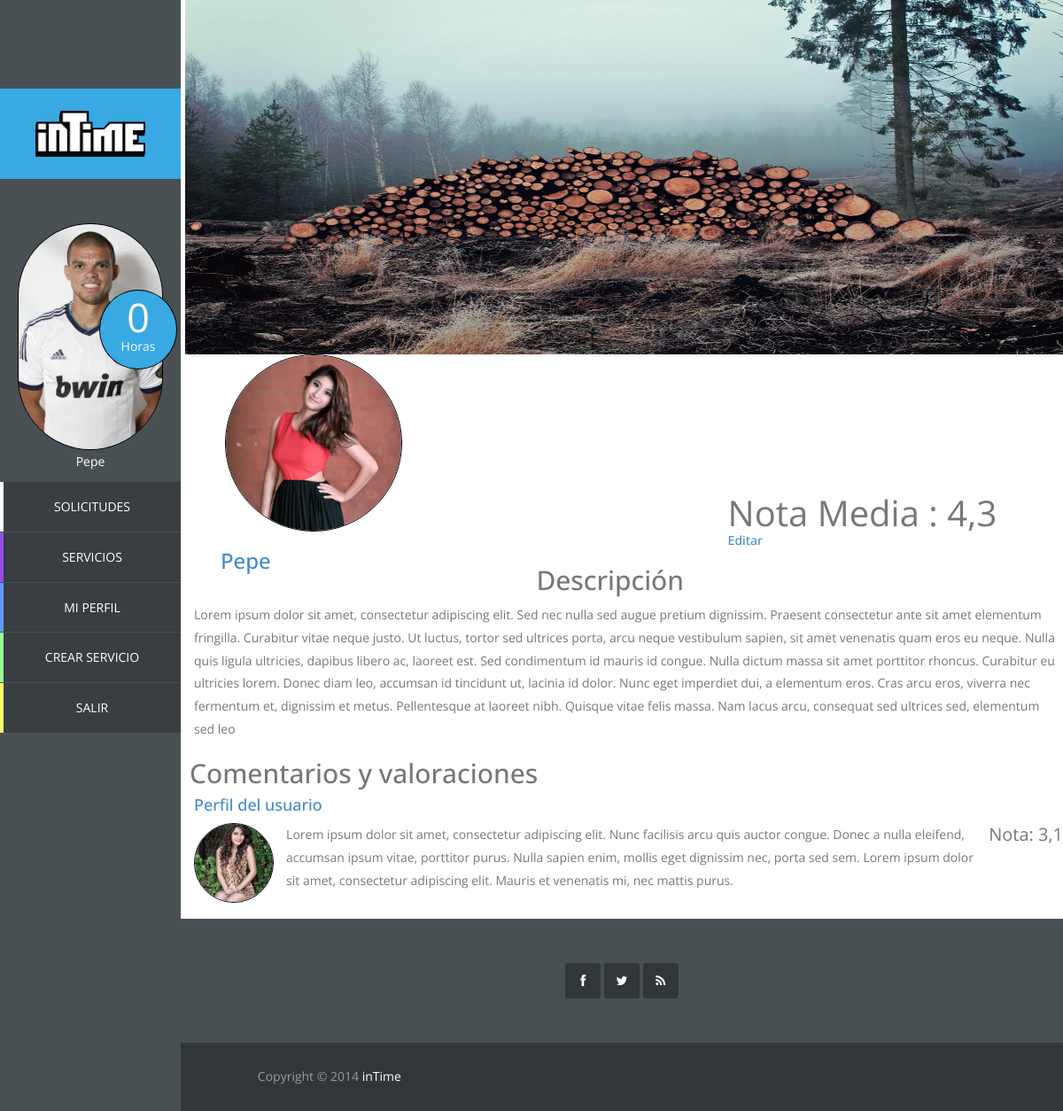
The page /vista/servicio.php?id_servicio=1 (signed in) on the database as committed earlier.
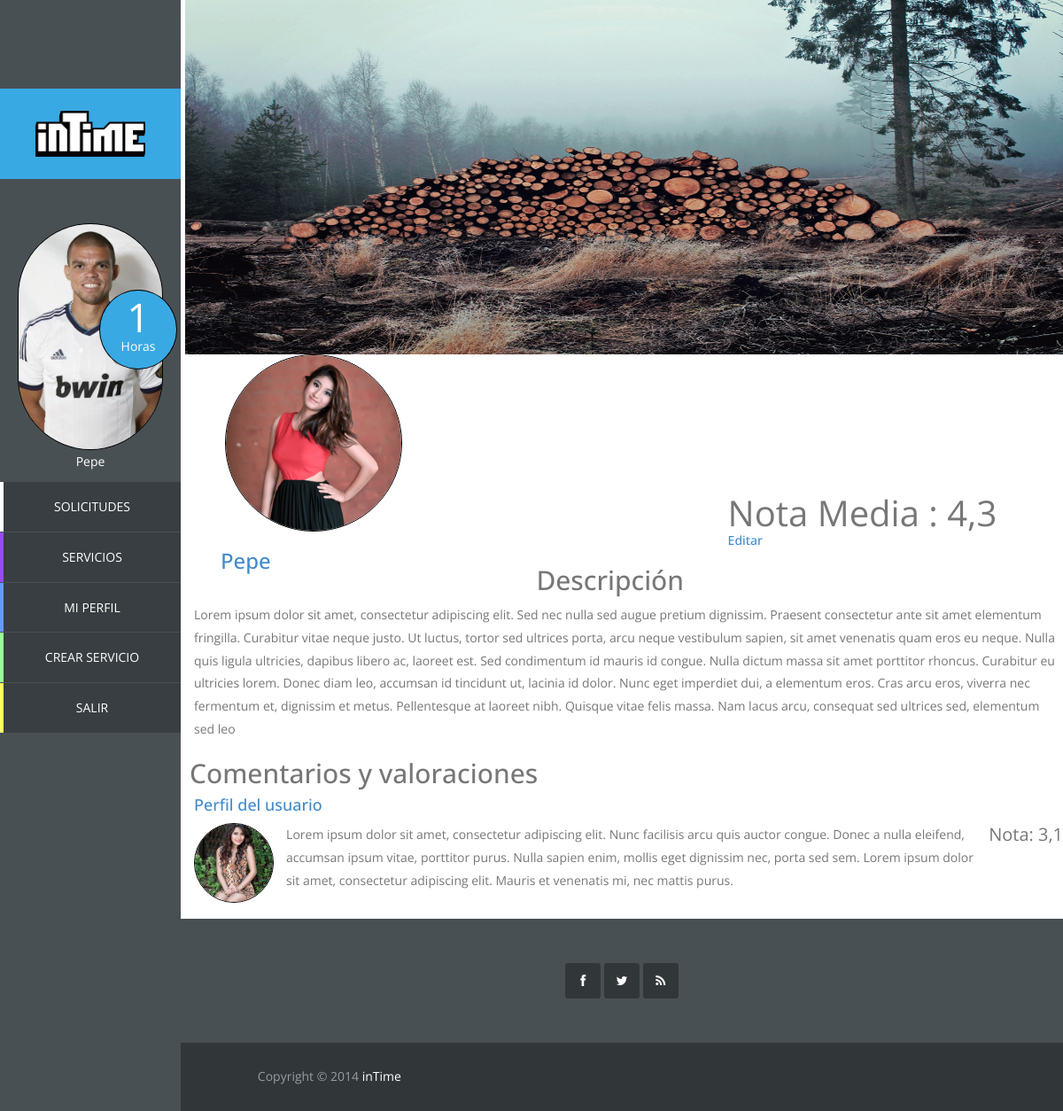
The same page on the database as committed later.
### tables this page shows
CREATE TABLE IF NOT EXISTS `usuario` (
  `id_usuario` int(11) NOT NULL AUTO_INCREMENT,
  `correo` varchar(40) NOT NULL,
  `nombre` varchar(20) NOT NULL,
  `apellidos` varchar(40) NOT NULL,
  `direccion` varchar(80) NOT NULL,
  `horas_usuario` int(11) NOT NULL,
  `foto_usuario` varchar(20) DEFAULT NULL,
  `pass` char(128) NOT NULL,
  `salt` char(128) NOT NULL,
  PRIMARY KEY (`id_usuario`),
  UNIQUE KEY `correo` (`correo`)
);

### controlador/op_base_datos.php (called while the page is built, shortened)
<?php
class Mysql{
	protected $host="localhost";
	protected $user="root";
    protected $clave="";
	protected function conectar(){
        $this->conexion=mysqli_connect($this->host,$this->user,$this->clave);
    }
}

### controlador/op_base_datos_usuario.php (called while the page is built, shortened)
<?php
require_once '../controlador/op_base_datos.php';
class MysqlUsuario extends Mysql {
	public function conseguirUsuarioById($id){
		$pst = $this->conexion->prepare("select * from usuario where id_usuario=? ");
		$pst->bind_param("s", $id);
		$pst->execute();
		$pst->bind_result($id_usuario, $correo, $nombre, $apellidos, $direccion, $horas, $foto, $pass, $salt);
		$usuario = NULL;
		if($pst->fetch()){
			$usuario = new Usuario($id_usuario, $correo, $nombre, $apellidos, $direccion, $horas, $foto, $pass, $salt);
		}
		return $usuario;
	}
}

### controlador/op_base_datos_servicio.php (called while the page is built, shortened)
<?php
require_once '../controlador/op_base_datos.php';
require_once '../modelo/servicio.php';
class MysqlServicio extends Mysql {
	 public function conseguirServicio($id) {
		$pst = $this->conexion->prepare("select * from servicio where id_servicio = ?");
		$pst->bind_param("i", $id);
		$pst->execute();
		$resultado = $pst->bind_result($id_servicio, $id_usuario, $id_categoria, $nombre, $descripcion, $horas, $foto);
		$servicio = NULL;
		if($pst->fetch()){
			$servicio = new Servicio($id_servicio, $id_usuario, $id_categoria, $nombre, $descripcion, $horas, $foto);
		}
		return $servicio;
	}
}

### modelo/servicio.php (called while the page is built, shortened)
<?php
class Servicio {
	public $id_servicio,
		   $id_usuario,
		   $id_categoria,
		   $nombre,
		   $descripcion,
		   $horas,
		   $foto;
	public function __construct($id_servicio, $id_usuario, $id_categoria, $nombre, $descripcion, $horas, $foto) {
	    $this->id_usuario = $id_usuario;
	}
	public function getIdUsuario(){
		return $this->id_usuario;
	}
}

### modelo/usuario.php (called while the page is built, shortened)
<?php
	class Usuario {
		private $id;
		private $nombre;
		private $horas;
		private $foto;
		public function __construct($id, $correo, $nombre, $apellidos, $direccion, $horas, $foto, $pass, $salt) {
			$this->id = $id;
			$this->nombre = $nombre;
			$this->horas = $horas;
			$this->foto = $foto;
		}
		public function getId(){
			return $this->id;
		}
		public function getNombre(){
			return $this->nombre;
		}
		public function getHoras(){
			return $this->horas;
		}
		public function getFoto(){
			return $this->foto;
		}
	}

### vista/servicio.php (the view, shortened to what the changed rows need)
<?php
	require_once '../modelo/usuario.php';
	require_once '../modelo/servicio.php';
	require_once '../controlador/op_base_datos_servicio.php';
	require_once '../controlador/op_base_datos_usuario.php';
?>
<!DOCTYPE html>
<html lang="es">
	<head>
		<link rel="stylesheet" href="css/bootstrap.min.css">
		<link rel="stylesheet" href="css/font-awesome.min.css">
		<link rel="stylesheet" href="css/templatemo_misc.css">
		<link rel="stylesheet" href="css/templatemo_style.css">
	</head>
	<?php
		if(isset($_GET['id_servicio'])){
			$id_servicio = $_GET['id_servicio'];
			$BDDServicio = new MysqlServicio();
			$BDDUsuario = new MysqlUsuario();
			$servicio = $BDDServicio->conseguirServicio($id_servicio);
			if(isset($servicio)){
				$usuario = $BDDUsuario->conseguirUsuarioById($servicio->getIdUsuario());
			}
		}
	?>
	<body>
		<?php include "sidebar.php"
		?>
		<div id="main-content">
			<div id="templatemo">
				<div class="cuerpo">
				<?php if(isset($servicio)){ ?>
				<div class="encabezado">
					 <img src="images/slide3.jpg" >
				</div>
				<div class="servicio">
					<div class="autor">
						<img src="images/team1.jpg" >
						<div class="nombretrabajo">
							<a href="perfil.php">
								<h3>
									<?php
										echo $usuario->getNombre();
									?>
								</h3></a>
						</div>
						<div class="valoraciones">
							<p>
								Nota Media : 4,3
							</p>
							<a href="editarservicio.php"><h5>Editar</h5></a>
						</div>
					</div>
					<div class="descripcion">
						<h2>Descripción</h2>
						<p>
							Lorem ipsum dolor sit amet, consectetur adipiscing elit. Sed nec nulla sed augue pretium dignissim.
							Praesent consectetur ante sit amet elementum fringilla. Curabitur vitae neque justo. Ut luctus, tortor sed
							ultrices porta, arcu neque vestibulum sapien, sit amet venenatis quam eros eu neque. Nulla quis ligula ultricies,
							dapibus libero ac, laoreet est. Sed condimentum id mauris id congue. Nulla dictum massa sit amet porttitor
							rhoncus. Curabitur eu ultricies lorem. Donec diam leo, accumsan id tincidunt ut, lacinia id dolor. Nunc eget
							imperdiet dui, a elementum eros. Cras arcu eros, viverra nec fermentum et, dignissim et metus. Pellentesque at
							laoreet nibh. Quisque vitae felis massa. Nam lacus arcu, consequat sed ultrices sed, elementum sed leo
						</p>
					</div>
				</div>
				<div class="comentarios">
					<h2>Comentarios y valoraciones</h2>
					<div class ="comentario-ej">
						<a href="perfil_usuario.php"><h4>Perfil del usuario</h4></a>
						<div class="coment-foto">
							<img src="images/team2.jpg">
						</div>
						<div class="coment-nota">
							<p>
								Nota: 3,1
							</p>
						</div>
						<div class="coment">
							<p>
								Lorem ipsum dolor sit amet, consectetur adipiscing elit. Nunc facilisis arcu quis auctor congue. Donec a nulla eleifend, accumsan ipsum vitae, porttitor purus. Nulla sapien enim, mollis eget dignissim nec, porta sed sem. Lorem ipsum dolor sit amet, consectetur adipiscing elit. Mauris et venenatis mi, nec mattis purus.
							</p>
						</div>
					</div>
				</div>
				<?php
				}else{
					echo "<h1>Servicio inexistente</h1>";
				} ?>
				</div>
			</div>
		</div>
	</body>
</html>

### vista/sidebar.php (shortened to what the changed rows need)
<?php
$dir = $_SERVER["REQUEST_URI"];
$array = split("/", $dir);
$n = count($array);
?>
	<div id="main-sidebar">
		<?php
		if($array[$n-1] == "index.php" || $array[$n-1] == ""){
		?>
		<div class="logo">
			<a href="index.php"><img src="vista/images/logo.png"/></a>
		</div>
		<ul class="main-menu">
			<li class="services">
				<a href='vistamostrar_servicios.php'>servicios</a>
			</li>
			<li class="about">
				<a href="vista/sobrenosotros.php">sobre nosotros</a>
			</li>
			<li class="contact">
				<a href="vista/contacto.php">contacto</a>
			</li>
		</ul>
		<?php
		}else {
			require_once '../controlador/op_base_datos_usuario.php';
			if(isset($_SESSION['login_usuario']) && $_SESSION['login_usuario']){
				$user = $_SESSION['usuario'];
				$baseDatos = new MysqlUsuario();
				$user = $baseDatos->conseguirUsuarioById($user->getId());
		?>
				<div class="logo">
					<a href="perfil_usuario.php">
						<img src="images/logo.png"/>
					</a>
				</div>
				<div class="navigation-log-in">
					<ul class="main-menu">
						<div class="circle-text">
							<div class="contador">
									<?php echo $user->getHoras() ?>
							</div>
							<p>Horas</p>
						</div>
						<?php
							if($user->getFoto() == NULL){
								echo "<a href='perfil_usuario.php'><img src='images/usuario/user_defect.png'></a>";
							}else{
						?>
								<a href='perfil_usuario.php'><img src='<?php echo "images/usuario/".$user->getFoto() ?>'></a>
						<?php
							}
						?>
						<p>
							<?php echo $user->getNombre() ?>
						</p>
						<li class="requests">
							<a href="solicitudes.php">Solicitudes</a>
						</li>
						<li class="services">
							<a href="mostrar_servicios.php">servicios</a>
						</li>
						<li class="profile">
							<a href="perfil.php?id_usuario=<?php echo $user->getId() ?>">Mi Perfil</a>
						</li>
						<li class="new-job">
							<a href="crearservicio.php">Crear Servicio</a>
						</li>
						<li class="log-out">
							<a href="../controlador/logout.php">Salir</a>
						</li>
					</ul>
				</div>
		<?php
			}else if(isset($_SESSION['login_admin']) && $_SESSION['login_admin']) {
		?>
				<div class="logo">
					<a href="perfil_admin.php"><img src="images/logo.png"/></a>
				</div>
				<div class="navigation-log-in">
					<ul class="main-menu">
						<div class="circle-text">
							<div class="contador">-</div>
							<p>Horas</p>
						</div>
						<img src="images/admin.jpg" >
						<li class="user-list">
							<a href="usuariosadmin.php">Lista Usuarios</a>
						</li>
						<li class="service-list">
							<a href="serviciosadmin.php">Lista Servicios</a>
						</li>
						<li class="log-out">
							<a href="../controlador/logout.php">Salir</a>
						</li>
					</ul>
				</div>
		<?php
			}
		?>
		<?php
		}
		?>
	</div>

Rows that differ between the two databases and show on the page:
changed usuario "Pepe": horas_usuario "0" → "1"
